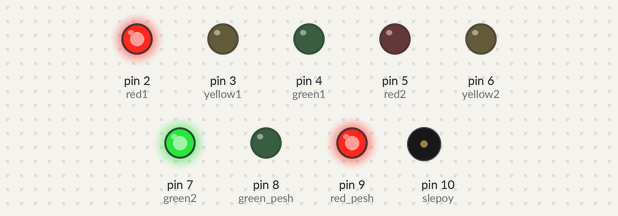
A sketch run on a simulated Arduino Uno, built with avr-gcc and run on an emulated ATmega328P. Shown: output pins drawn as LEDs (lit = HIGH), buzzer (waves = sounding).

Above: at 0.1 s.
At 5.1 s:
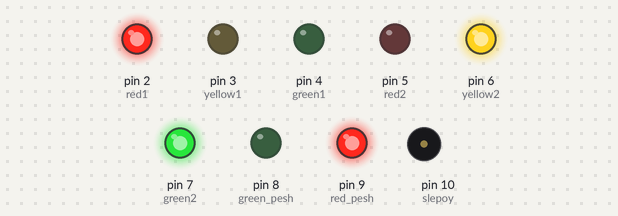
At 10.1 s:
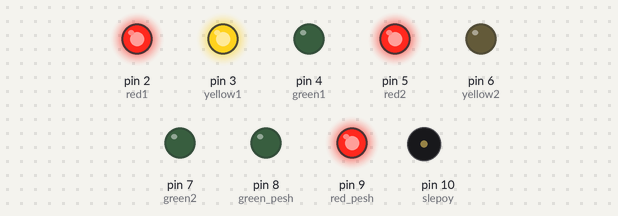
At 13.1 s:
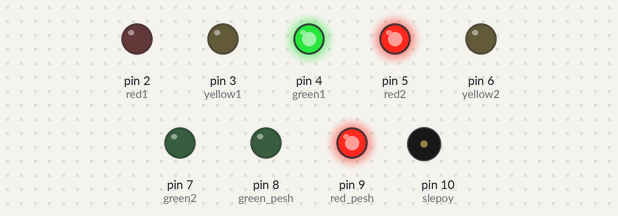
At 21.1 s:
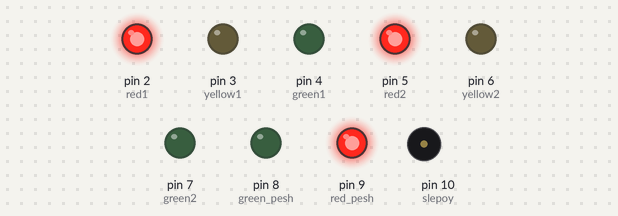
At 31.1 s:
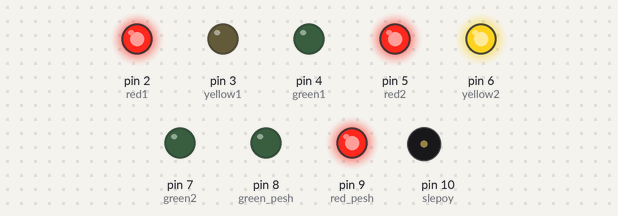
Timing chart, 0 to 40.0 s (numbered marks = the images above):
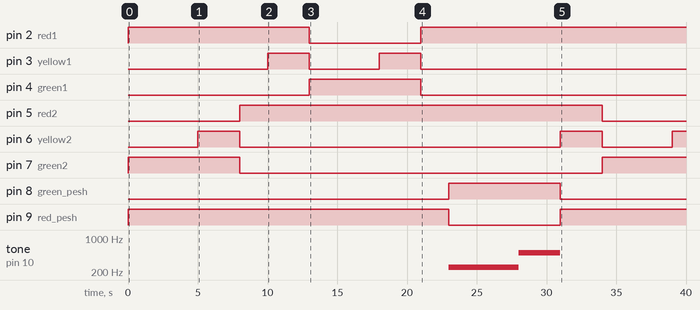

Measured:
- by itself, pin 2 (red1): LOW → HIGH at 0.00 s, → LOW 13.0 s later, → HIGH 8.0 s later
- by itself, pin 3 (yellow1): alternates HIGH for 3.0 s and LOW for 5.0 s, 4 changes in all, then stays LOW
- by itself, pin 4 (green1): LOW → HIGH at 13.0 s, → LOW 8.0 s later
- by itself, pin 5 (red2): LOW → HIGH at 8.0 s, → LOW 26.0 s later
- by itself, pin 6 (yellow2): goes HIGH 3.0 s, LOW 23.0 s, HIGH 3.0 s, LOW 5.0 s, then HIGH
- by itself, pin 7 (green2): LOW → HIGH at 0.00 s, → LOW 8.0 s later, → HIGH 26.0 s later
- by itself, pin 8 (green_pesh): LOW → HIGH at 23.0 s, → LOW 8.0 s later
- by itself, pin 9 (red_pesh): LOW → HIGH at 0.00 s, → LOW 23.0 s later, → HIGH 8.0 s later

The sketch:

sketch_sep28a.ino
```cpp
#define red1 2
#define yellow1 3
#define green1 4

#define red2 5
#define yellow2 6
#define green2 7

#define red_pesh 9
#define green_pesh 8

#define slepoy 10
int maindelay = 5000;
void setup() {


  pinMode(2,OUTPUT);
  pinMode(3,OUTPUT);
  pinMode(4,OUTPUT);
  pinMode(5,OUTPUT);
  pinMode(6,OUTPUT);
  pinMode(7,OUTPUT);
  pinMode(8,OUTPUT);
  pinMode(9,OUTPUT);
  pinMode(10, OUTPUT);
  Serial.begin(9600);
}

void loop() {
  if (Serial.available() > 0) {
    String command = Serial.readStringUntil('\n');
    maindelay = command.toInt();
  }

  digitalWrite(red_pesh,HIGH);
  digitalWrite(green_pesh,LOW);

  digitalWrite(red1,HIGH);
  digitalWrite(yellow1,LOW);
  digitalWrite(green1,LOW);

  digitalWrite(red2,LOW);
  digitalWrite(yellow2,LOW);
  digitalWrite(green2,HIGH);
  delay(maindelay);
  digitalWrite(yellow2,HIGH);
  delay(3000);
  digitalWrite(red2,HIGH);
  digitalWrite(yellow2,LOW);
  digitalWrite(green2,LOW);
  delay(2000);
  digitalWrite(yellow1,HIGH);
  delay(3000);
  digitalWrite(red1,LOW);
  digitalWrite(yellow1,LOW);
  digitalWrite(green1,HIGH);
  delay(maindelay);
  digitalWrite(yellow1,HIGH);
  delay(3000);
  digitalWrite(green1,LOW);
  digitalWrite(yellow1,LOW);
  digitalWrite(red1,HIGH);

  delay(2000);

  digitalWrite(red_pesh,LOW);
  digitalWrite(green_pesh,HIGH);
  tone(slepoy,250);
  delay(maindelay);
  tone(slepoy,500);
  delay(3000);
  noTone(slepoy);
  digitalWrite(green_pesh,LOW);
  digitalWrite(red_pesh,HIGH);

  digitalWrite(yellow2,HIGH);
  delay(3000);
}
 
```
